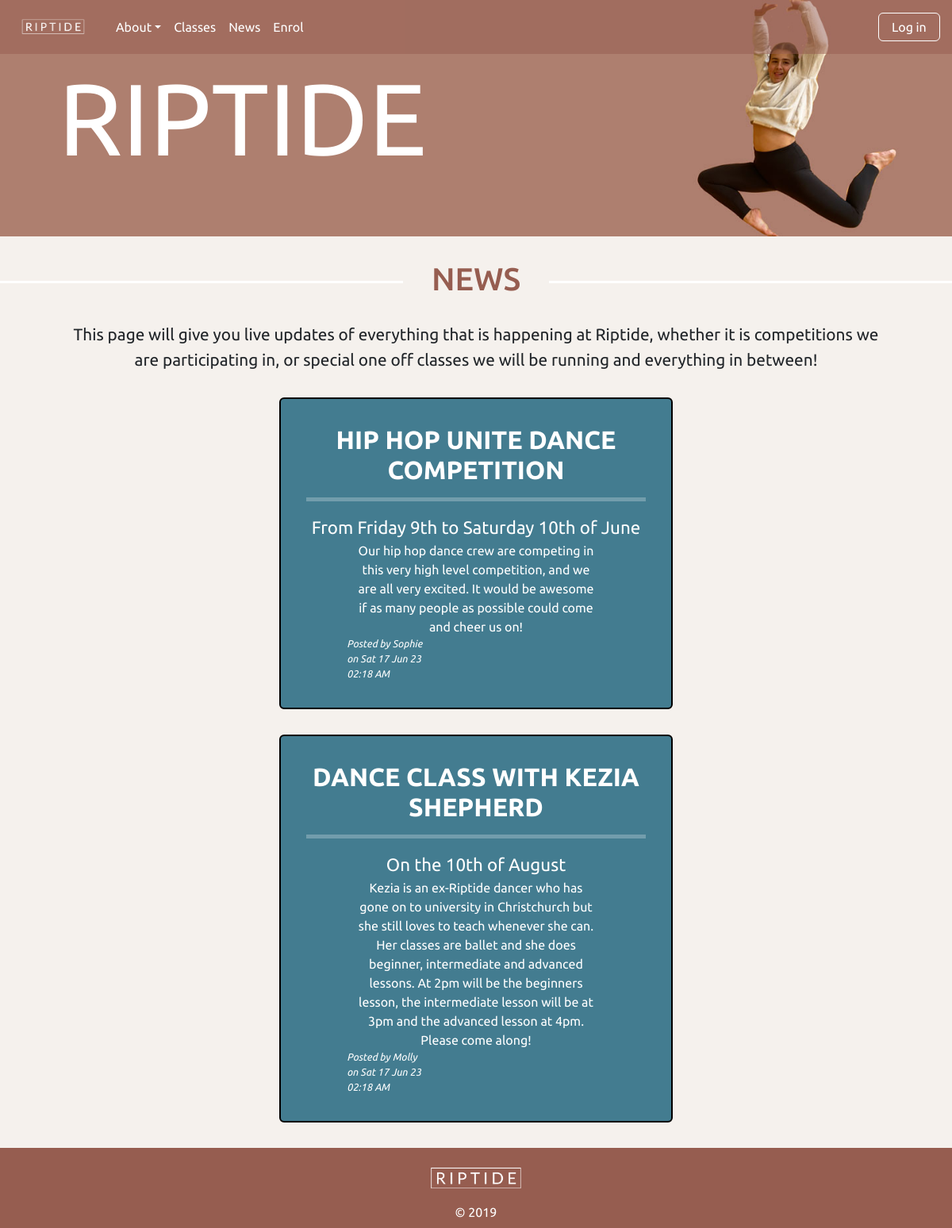
The app's page /news, older data.
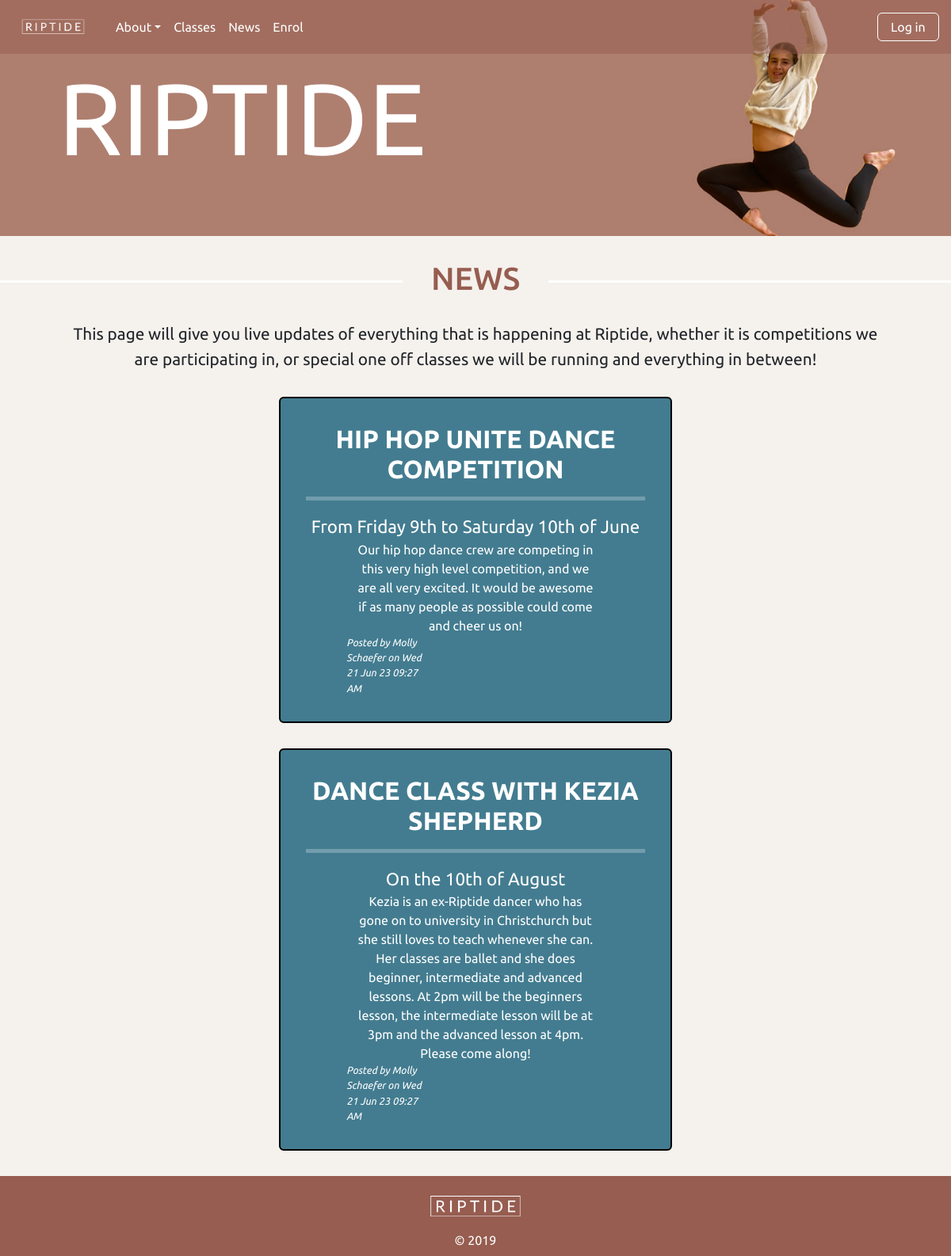
The same page, newer data.
### tables this page shows
CREATE TABLE news(
    news_id integer primary key autoincrement not null,
    title text not null unique,
    subtitle text not null unique,
    content text not null unique,
    newsdate date not null,
    member_id integer not null,
    foreign key(member_id) references member(member_id)
);

CREATE TABLE member(
    member_id integer primary key autoincrement not null,
    name text not null,
    email text not null unique,
    password text not null,
    authorisation integer not null
);

### server.py (the view)
@app.route('/news')
def news():
    sql = """select news.news_id, news.title, news.subtitle, news.content, news.newsdate, member.name
    from news
    join member on news.member_id= member.member_id
    order by news.newsdate desc;
    """
    result = run_search_query_tuples(sql, (), db_path, True)
    print(result)
    return render_template("news.html", news=result)

### db_functions.py (called while the page is built)
def run_search_query_tuples(sql_query,values_tuple, file_path, rowfactory=False):
    result = None
    try:
        db = sqlite3.connect(file_path)
        if rowfactory:
            db.row_factory = sqlite3.Row
        cursor = db.cursor()
        cursor.execute(sql_query,values_tuple)
        result = cursor.fetchall()
        cursor.close()
    except sqlite3.Error as error:
        print("Error running search query tuples: {}".format(error))
        return None
    db.close()
    if result is None:
        print("No search values were found")
    return result

### server.py (called while the page is built)
@app.template_filter()
def news_date(sqlite_dt):
    x = datetime.strptime(sqlite_dt, '%Y-%m-%d %H:%M:%S')
    return x.strftime("%a %d %b %y %I:%M %p")

### templates/news.html (shortened to what this page needs)
{% extends "layout.html" %}
{% block banner %}
static/images/molly_banner3.jpg
{% endblock %}
{% block content %}
<h1>NEWS</h1>
<p>This page will give you live updates of everything that is happening at Riptide, whether it is competitions we are participating in,
or special one off classes we will be running and everything in between! </p>
{% for row in news %}
<div class="news news-fluid rounded">
    <h4><b>{{row ['title']}}</b></h4>
    <hr>
    <div class="subtitle">{{row['subtitle']}}</div>
    <p class="news-text">{{row['content'] | replace("\n", "<br>") | safe}}</p>
    <div class="row">
    <div class="col-lg-6"><p class="news-subtext text-start">Posted by {{ row ['name']}} on {{ row ['newsdate'] | news_date }}</p></div>
    </div>
</div>
{% endfor %}
{% endblock %}

Row changes from the older to the newer data that the page shows:
changed news "HIP HOP UNITE DANCE COMPETITION": name "Sophie" → "Molly Schaefer"; newsdate "Sat 17 Jun 23 02:18 AM" → "Wed 21 Jun 23 09:27 AM"
changed news "DANCE CLASS WITH KEZIA SHEPHERD": name "Molly" → "Molly Schaefer"; newsdate "Sat 17 Jun 23 02:18 AM" → "Wed 21 Jun 23 09:27 AM"
